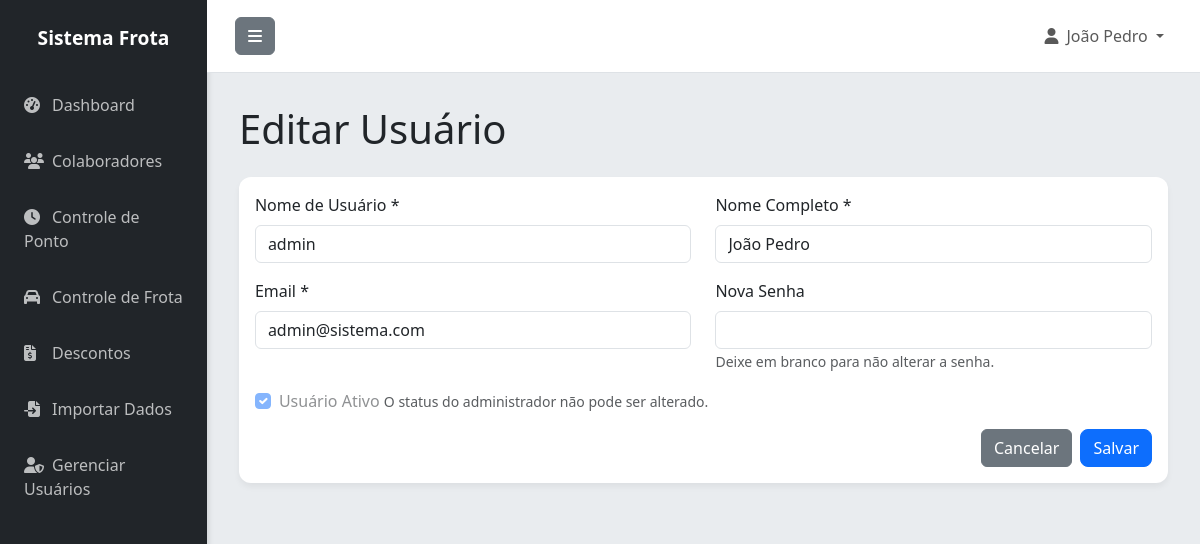
The app's page /usuario/editar/1 (signed in), older data.
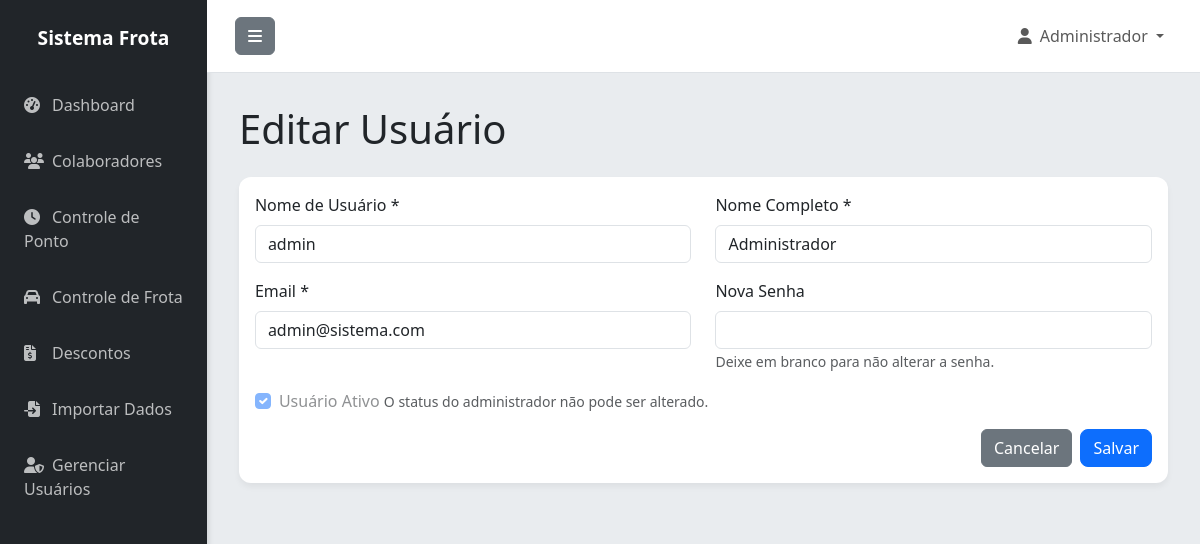
The same page, newer data.
### app.py (models this page shows)
class Usuario(UserMixin, db.Model):
    id = db.Column(db.Integer, primary_key=True)
    username = db.Column(db.String(80), unique=True, nullable=False)
    password_hash = db.Column(db.String(200), nullable=False)
    nome = db.Column(db.String(100), nullable=False)
    email = db.Column(db.String(120), unique=True, nullable=False)
    ativo = db.Column(db.Boolean, default=True)
    criado_em = db.Column(db.DateTime, default=datetime.utcnow)

### app.py (the view, shortened to what this page needs)
@app.route('/usuario/editar/<int:id>', methods=['GET', 'POST'])
@login_required
def editar_usuario(id):
    if not is_admin():
        flash('Acesso negado.', 'error')
        return redirect(url_for('index'))
    usuario = Usuario.query.get_or_404(id)
    return render_template('usuario_form.html', usuario=usuario)

### app.py (called while the page is built, shortened)
@login_manager.user_loader
def load_user(user_id):
    return Usuario.query.get(int(user_id))

def is_admin():
    return current_user.is_authenticated and current_user.username == 'admin'

@app.before_request
def create_tables():
    db.create_all()

### templates/usuario_form.html (shortened to what this page needs)
{% extends "base.html" %}
{% block content %}
<h1 class="mb-4">{% if usuario %}Editar Usuário{% else %}Novo Usuário{% endif %}</h1>
<div class="card">
    <div class="card-body">
        <form method="POST">
            <div class="row">
                <div class="col-md-6 mb-3">
                    <label for="username" class="form-label">Nome de Usuário *</label>
                    <input type="text" class="form-control" id="username" name="username" value="{{ usuario.username if usuario }}" required {% if usuario.username == 'admin' %}readonly{% endif %}>
                </div>
                <div class="col-md-6 mb-3">
                    <label for="nome" class="form-label">Nome Completo *</label>
                    <input type="text" class="form-control" id="nome" name="nome" value="{{ usuario.nome if usuario }}" required>
                </div>
            </div>
            <div class="row">
                <div class="col-md-6 mb-3">
                    <label for="email" class="form-label">Email *</label>
                    <input type="email" class="form-control" id="email" name="email" value="{{ usuario.email if usuario }}" required>
                </div>
                <div class="col-md-6 mb-3">
                    <label for="password" class="form-label">{% if usuario %}Nova Senha{% else %}Senha *{% endif %}</label>
                    <input type="password" class="form-control" id="password" name="password" {% if not usuario %}required{% endif %}>
                    {% if usuario %}<small class="form-text text-muted">Deixe em branco para não alterar a senha.</small>{% endif %}
                </div>
            </div>
            <div class="form-check mb-3">
                <input class="form-check-input" type="checkbox" id="ativo" name="ativo" {% if not usuario or usuario.ativo %}checked{% endif %} {% if usuario and usuario.username == 'admin' %}disabled{% endif %}>
                <label class="form-check-label" for="ativo">
                    Usuário Ativo
                </label>
                {% if usuario and usuario.username == 'admin' %}<small class="form-text text-muted">O status do administrador não pode ser alterado.</small>{% endif %}
            </div>
            <div class="d-flex justify-content-end">
                <a href="{{ url_for('usuarios') }}" class="btn btn-secondary me-2">Cancelar</a>
                <button type="submit" class="btn btn-primary">Salvar</button>
            </div>
        </form>
    </div>
</div>
{% endblock %}

### templates/base.html (shortened to what this page needs)
<!DOCTYPE html>
<html lang="pt-BR">
<head>
    <link href="https://cdn.jsdelivr.net/npm/bootstrap@5.3.3/dist/css/bootstrap.min.css" rel="stylesheet">
    <link rel="stylesheet" href="https://cdnjs.cloudflare.com/ajax/libs/font-awesome/6.5.1/css/all.min.css">
</head>
<body>
    <div class="d-flex" id="wrapper">
        <div id="sidebar-wrapper">
            <div class="sidebar-heading">Sistema Frota</div>
            <div class="list-group list-group-flush">
                <a href="{{ url_for('index') }}" class="list-group-item"><i class="fas fa-tachometer-alt me-2"></i>Dashboard</a>
                <a href="{{ url_for('colaboradores') }}" class="list-group-item"><i class="fas fa-users me-2"></i>Colaboradores</a>
                <a href="{{ url_for('pontos') }}" class="list-group-item"><i class="fas fa-clock me-2"></i>Controle de Ponto</a>
                <a href="{{ url_for('frota') }}" class="list-group-item"><i class="fas fa-car me-2"></i>Controle de Frota</a>
                <a href="{{ url_for('descontos') }}" class="list-group-item"><i class="fas fa-file-invoice-dollar me-2"></i>Descontos</a>
                <a href="{{ url_for('importar') }}" class="list-group-item"><i class="fas fa-file-import me-2"></i>Importar Dados</a>
                {% if current_user.username == 'admin' %}
                <a href="{{ url_for('usuarios') }}" class="list-group-item"><i class="fas fa-user-shield me-2"></i>Gerenciar Usuários</a>
                {% endif %}
            </div>
        </div>
        <div id="page-content-wrapper">
            <nav class="navbar navbar-expand-lg navbar-light border-bottom">
                <div class="container-fluid">
                    <button class="btn btn-secondary" id="menu-toggle"><i class="fas fa-bars"></i></button>
                    <div class="collapse navbar-collapse" id="navbarSupportedContent">
                        <ul class="navbar-nav ms-auto mt-2 mt-lg-0">
                             {% if current_user.is_authenticated %}
                            <li class="nav-item dropdown">
                                <a class="nav-link dropdown-toggle" href="#" id="navbarDropdown" role="button" data-bs-toggle="dropdown" aria-expanded="false">
                                    <i class="fas fa-user me-2"></i>{{ current_user.nome }}
                                </a>
                            </li>
                             {% endif %}
                        </ul>
                    </div>
                </div>
            </nav>
            <main class="container-fluid">
                {% block content %}{% endblock %}
            </main>
        </div>
        </div>
</body>
</html>

Row changes from the older to the newer data that the page shows:
changed Usuario "admin": nome "João Pedro" → "Administrador"
